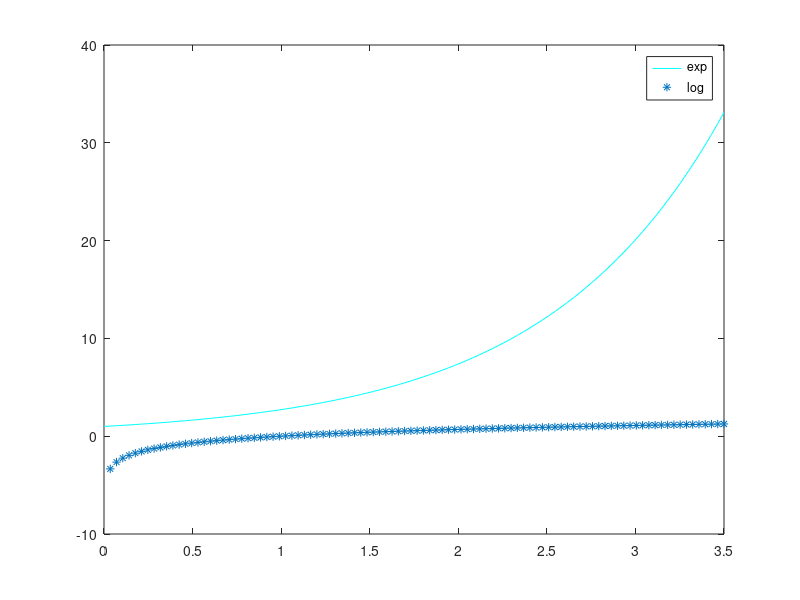

This figure's MATLAB source: (Note: this script raises an error after producing the figure.)
%03/22 Matlab class
%length = input("Enter the length: ")
%units = input("Input the units: ","s")
%fprintf("Length karoche: \n",length)
%fprintf("Units karoche",units)

%plot([0,2,4,6,8,10],[1,2,3,4,5])
x = linspace(0,3.5);
ey = exp(x);
ly = log(x);
plot(x,ey,'c')
hold on
plot(x,ly,"*")
legend ("exp","log")
xlalbel('x')
ylabel('ex')